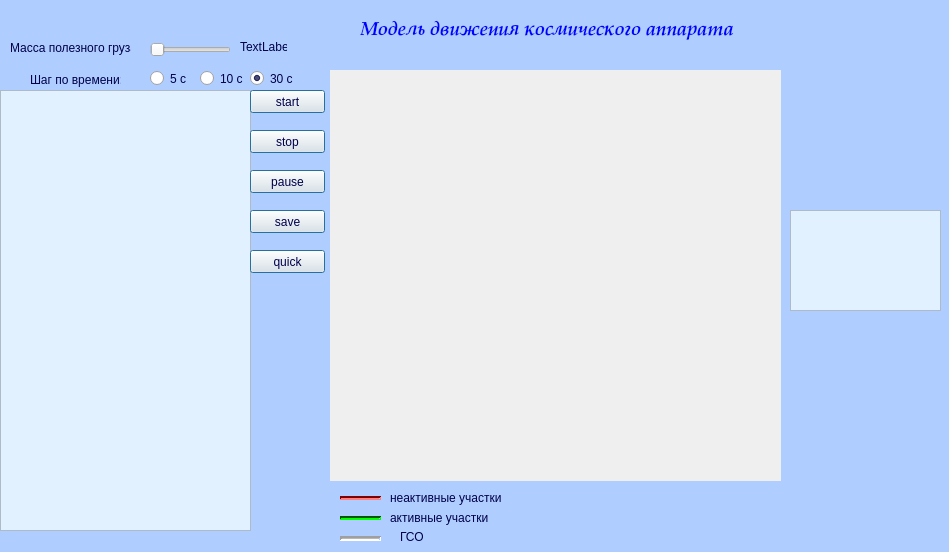
<?xml version="1.0" encoding="UTF-8"?>
<ui version="4.0">
 <class>pmy</class>
 <widget class="QWidget" name="pmy">
  <property name="geometry">
   <rect>
    <x>0</x>
    <y>0</y>
    <width>949</width>
    <height>552</height>
   </rect>
  </property>
  <property name="palette">
   <palette>
    <active>
     <colorrole role="Button">
      <brush brushstyle="SolidPattern">
       <color alpha="255">
        <red>175</red>
        <green>206</green>
        <blue>255</blue>
       </color>
      </brush>
     </colorrole>
     <colorrole role="Light">
      <brush brushstyle="SolidPattern">
       <color alpha="255">
        <red>190</red>
        <green>238</green>
        <blue>255</blue>
       </color>
      </brush>
     </colorrole>
     <colorrole role="Midlight">
      <brush brushstyle="SolidPattern">
       <color alpha="255">
        <red>184</red>
        <green>222</green>
        <blue>227</blue>
       </color>
      </brush>
     </colorrole>
     <colorrole role="Base">
      <brush brushstyle="SolidPattern">
       <color alpha="255">
        <red>175</red>
        <green>206</green>
        <blue>255</blue>
       </color>
      </brush>
     </colorrole>
     <colorrole role="Window">
      <brush brushstyle="SolidPattern">
       <color alpha="255">
        <red>175</red>
        <green>206</green>
        <blue>255</blue>
       </color>
      </brush>
     </colorrole>
     <colorrole role="HighlightedText">
      <brush brushstyle="SolidPattern">
       <color alpha="255">
        <red>212</red>
        <green>255</green>
        <blue>255</blue>
       </color>
      </brush>
     </colorrole>
     <colorrole role="AlternateBase">
      <brush brushstyle="SolidPattern">
       <color alpha="255">
        <red>216</red>
        <green>239</green>
        <blue>246</blue>
       </color>
      </brush>
     </colorrole>
     <colorrole role="ToolTipBase">
      <brush brushstyle="SolidPattern">
       <color alpha="255">
        <red>216</red>
        <green>255</green>
        <blue>253</blue>
       </color>
      </brush>
     </colorrole>
    </active>
    <inactive>
     <colorrole role="Button">
      <brush brushstyle="SolidPattern">
       <color alpha="255">
        <red>175</red>
        <green>206</green>
        <blue>255</blue>
       </color>
      </brush>
     </colorrole>
     <colorrole role="Light">
      <brush brushstyle="SolidPattern">
       <color alpha="255">
        <red>190</red>
        <green>238</green>
        <blue>255</blue>
       </color>
      </brush>
     </colorrole>
     <colorrole role="Midlight">
      <brush brushstyle="SolidPattern">
       <color alpha="255">
        <red>184</red>
        <green>222</green>
        <blue>227</blue>
       </color>
      </brush>
     </colorrole>
     <colorrole role="Base">
      <brush brushstyle="SolidPattern">
       <color alpha="255">
        <red>175</red>
        <green>206</green>
        <blue>255</blue>
       </color>
      </brush>
     </colorrole>
     <colorrole role="Window">
      <brush brushstyle="SolidPattern">
       <color alpha="255">
        <red>175</red>
        <green>206</green>
        <blue>255</blue>
       </color>
      </brush>
     </colorrole>
     <colorrole role="HighlightedText">
      <brush brushstyle="SolidPattern">
       <color alpha="255">
        <red>212</red>
        <green>255</green>
        <blue>255</blue>
       </color>
      </brush>
     </colorrole>
     <colorrole role="AlternateBase">
      <brush brushstyle="SolidPattern">
       <color alpha="255">
        <red>216</red>
        <green>239</green>
        <blue>246</blue>
       </color>
      </brush>
     </colorrole>
     <colorrole role="ToolTipBase">
      <brush brushstyle="SolidPattern">
       <color alpha="255">
        <red>216</red>
        <green>255</green>
        <blue>253</blue>
       </color>
      </brush>
     </colorrole>
    </inactive>
    <disabled>
     <colorrole role="Button">
      <brush brushstyle="SolidPattern">
       <color alpha="255">
        <red>175</red>
        <green>206</green>
        <blue>255</blue>
       </color>
      </brush>
     </colorrole>
     <colorrole role="Light">
      <brush brushstyle="SolidPattern">
       <color alpha="255">
        <red>190</red>
        <green>238</green>
        <blue>255</blue>
       </color>
      </brush>
     </colorrole>
     <colorrole role="Midlight">
      <brush brushstyle="SolidPattern">
       <color alpha="255">
        <red>184</red>
        <green>222</green>
        <blue>227</blue>
       </color>
      </brush>
     </colorrole>
     <colorrole role="Base">
      <brush brushstyle="SolidPattern">
       <color alpha="255">
        <red>175</red>
        <green>206</green>
        <blue>255</blue>
       </color>
      </brush>
     </colorrole>
     <colorrole role="Window">
      <brush brushstyle="SolidPattern">
       <color alpha="255">
        <red>175</red>
        <green>206</green>
        <blue>255</blue>
       </color>
      </brush>
     </colorrole>
     <colorrole role="HighlightedText">
      <brush brushstyle="SolidPattern">
       <color alpha="255">
        <red>212</red>
        <green>255</green>
        <blue>255</blue>
       </color>
      </brush>
     </colorrole>
     <colorrole role="AlternateBase">
      <brush brushstyle="SolidPattern">
       <color alpha="255">
        <red>216</red>
        <green>239</green>
        <blue>246</blue>
       </color>
      </brush>
     </colorrole>
     <colorrole role="ToolTipBase">
      <brush brushstyle="SolidPattern">
       <color alpha="255">
        <red>216</red>
        <green>255</green>
        <blue>253</blue>
       </color>
      </brush>
     </colorrole>
    </disabled>
   </palette>
  </property>
  <property name="windowTitle">
   <string>pmy</string>
  </property>
  <property name="autoFillBackground">
   <bool>false</bool>
  </property>
  <property name="styleSheet">
   <string notr="true">QWidget#pmy {background-color:rgb(175, 206, 255)}
QLabel,QRadioButton,QPushButton{ color:rgb(0, 0, 75)}
QPushButton,QSlider,QRadioButton{}
QTextEdit{
	background-color:rgb(226, 241, 255)}

</string>
  </property>
  <widget class="QTextEdit" name="textlog">
   <property name="geometry">
    <rect>
     <x>0</x>
     <y>90</y>
     <width>251</width>
     <height>441</height>
    </rect>
   </property>
  </widget>
  <widget class="QLabel" name="label_1">
   <property name="geometry">
    <rect>
     <x>10</x>
     <y>40</y>
     <width>121</width>
     <height>16</height>
    </rect>
   </property>
   <property name="text">
    <string>Масса полезного груза:</string>
   </property>
  </widget>
  <widget class="QPainterWidget" name="pwidget1" native="true">
   <property name="geometry">
    <rect>
     <x>330</x>
     <y>70</y>
     <width>451</width>
     <height>411</height>
    </rect>
   </property>
   <property name="sizePolicy">
    <sizepolicy hsizetype="Preferred" vsizetype="Preferred">
     <horstretch>0</horstretch>
     <verstretch>0</verstretch>
    </sizepolicy>
   </property>
   <property name="minimumSize">
    <size>
     <width>0</width>
     <height>0</height>
    </size>
   </property>
   <property name="baseSize">
    <size>
     <width>0</width>
     <height>0</height>
    </size>
   </property>
   <property name="autoFillBackground">
    <bool>true</bool>
   </property>
   <property name="styleSheet">
    <string notr="true"/>
   </property>
  </widget>
  <widget class="QLabel" name="label_2">
   <property name="geometry">
    <rect>
     <x>360</x>
     <y>20</y>
     <width>431</width>
     <height>21</height>
    </rect>
   </property>
   <property name="font">
    <font>
     <family>Palatino Linotype</family>
     <pointsize>14</pointsize>
     <weight>75</weight>
     <italic>true</italic>
     <bold>true</bold>
    </font>
   </property>
   <property name="styleSheet">
    <string notr="true">color: rgb(0, 0, 255);</string>
   </property>
   <property name="text">
    <string>Модель движения космического аппарата</string>
   </property>
  </widget>
  <widget class="QPushButton" name="startButton">
   <property name="geometry">
    <rect>
     <x>250</x>
     <y>90</y>
     <width>75</width>
     <height>23</height>
    </rect>
   </property>
   <property name="text">
    <string>start</string>
   </property>
   <property name="default">
    <bool>true</bool>
   </property>
  </widget>
  <widget class="QPushButton" name="stopButton">
   <property name="geometry">
    <rect>
     <x>250</x>
     <y>130</y>
     <width>75</width>
     <height>23</height>
    </rect>
   </property>
   <property name="text">
    <string>stop</string>
   </property>
   <property name="default">
    <bool>true</bool>
   </property>
  </widget>
  <widget class="QPushButton" name="pauseButton">
   <property name="geometry">
    <rect>
     <x>250</x>
     <y>170</y>
     <width>75</width>
     <height>23</height>
    </rect>
   </property>
   <property name="text">
    <string>pause</string>
   </property>
   <property name="autoDefault">
    <bool>true</bool>
   </property>
   <property name="default">
    <bool>true</bool>
   </property>
  </widget>
  <widget class="Line" name="line">
   <property name="geometry">
    <rect>
     <x>340</x>
     <y>530</y>
     <width>41</width>
     <height>16</height>
    </rect>
   </property>
   <property name="acceptDrops">
    <bool>true</bool>
   </property>
   <property name="styleSheet">
    <string notr="true">Style: DotLine;
color: rgb(24, 66, 255);</string>
   </property>
   <property name="lineWidth">
    <number>2</number>
   </property>
   <property name="midLineWidth">
    <number>1</number>
   </property>
   <property name="orientation">
    <enum>Qt::Horizontal</enum>
   </property>
  </widget>
  <widget class="Line" name="line_2">
   <property name="geometry">
    <rect>
     <x>340</x>
     <y>490</y>
     <width>41</width>
     <height>16</height>
    </rect>
   </property>
   <property name="palette">
    <palette>
     <active>
      <colorrole role="WindowText">
       <brush brushstyle="SolidPattern">
        <color alpha="255">
         <red>0</red>
         <green>0</green>
         <blue>0</blue>
        </color>
       </brush>
      </colorrole>
      <colorrole role="Button">
       <brush brushstyle="SolidPattern">
        <color alpha="255">
         <red>255</red>
         <green>0</green>
         <blue>0</blue>
        </color>
       </brush>
      </colorrole>
      <colorrole role="Light">
       <brush brushstyle="SolidPattern">
        <color alpha="255">
         <red>255</red>
         <green>127</green>
         <blue>127</blue>
        </color>
       </brush>
      </colorrole>
      <colorrole role="Midlight">
       <brush brushstyle="SolidPattern">
        <color alpha="255">
         <red>255</red>
         <green>63</green>
         <blue>63</blue>
        </color>
       </brush>
      </colorrole>
      <colorrole role="Dark">
       <brush brushstyle="SolidPattern">
        <color alpha="255">
         <red>127</red>
         <green>0</green>
         <blue>0</blue>
        </color>
       </brush>
      </colorrole>
      <colorrole role="Mid">
       <brush brushstyle="SolidPattern">
        <color alpha="255">
         <red>170</red>
         <green>0</green>
         <blue>0</blue>
        </color>
       </brush>
      </colorrole>
      <colorrole role="Text">
       <brush brushstyle="SolidPattern">
        <color alpha="255">
         <red>0</red>
         <green>0</green>
         <blue>0</blue>
        </color>
       </brush>
      </colorrole>
      <colorrole role="BrightText">
       <brush brushstyle="SolidPattern">
        <color alpha="255">
         <red>255</red>
         <green>255</green>
         <blue>255</blue>
        </color>
       </brush>
      </colorrole>
      <colorrole role="ButtonText">
       <brush brushstyle="SolidPattern">
        <color alpha="255">
         <red>0</red>
         <green>0</green>
         <blue>0</blue>
        </color>
       </brush>
      </colorrole>
      <colorrole role="Base">
       <brush brushstyle="SolidPattern">
        <color alpha="255">
         <red>255</red>
         <green>255</green>
         <blue>255</blue>
        </color>
       </brush>
      </colorrole>
      <colorrole role="Window">
       <brush brushstyle="SolidPattern">
        <color alpha="255">
         <red>255</red>
         <green>0</green>
         <blue>0</blue>
        </color>
       </brush>
      </colorrole>
      <colorrole role="Shadow">
       <brush brushstyle="SolidPattern">
        <color alpha="255">
         <red>0</red>
         <green>0</green>
         <blue>0</blue>
        </color>
       </brush>
      </colorrole>
      <colorrole role="AlternateBase">
       <brush brushstyle="SolidPattern">
        <color alpha="255">
         <red>255</red>
         <green>127</green>
         <blue>127</blue>
        </color>
       </brush>
      </colorrole>
      <colorrole role="ToolTipBase">
       <brush brushstyle="SolidPattern">
        <color alpha="255">
         <red>255</red>
         <green>255</green>
         <blue>220</blue>
        </color>
       </brush>
      </colorrole>
      <colorrole role="ToolTipText">
       <brush brushstyle="SolidPattern">
        <color alpha="255">
         <red>0</red>
         <green>0</green>
         <blue>0</blue>
        </color>
       </brush>
      </colorrole>
     </active>
     <inactive>
      <colorrole role="WindowText">
       <brush brushstyle="SolidPattern">
        <color alpha="255">
         <red>0</red>
         <green>0</green>
         <blue>0</blue>
        </color>
       </brush>
      </colorrole>
      <colorrole role="Button">
       <brush brushstyle="SolidPattern">
        <color alpha="255">
         <red>255</red>
         <green>0</green>
         <blue>0</blue>
        </color>
       </brush>
      </colorrole>
      <colorrole role="Light">
       <brush brushstyle="SolidPattern">
        <color alpha="255">
         <red>255</red>
         <green>127</green>
         <blue>127</blue>
        </color>
       </brush>
      </colorrole>
      <colorrole role="Midlight">
       <brush brushstyle="SolidPattern">
        <color alpha="255">
         <red>255</red>
         <green>63</green>
         <blue>63</blue>
        </color>
       </brush>
      </colorrole>
      <colorrole role="Dark">
       <brush brushstyle="SolidPattern">
        <color alpha="255">
         <red>127</red>
         <green>0</green>
         <blue>0</blue>
        </color>
       </brush>
      </colorrole>
      <colorrole role="Mid">
       <brush brushstyle="SolidPattern">
        <color alpha="255">
         <red>170</red>
         <green>0</green>
         <blue>0</blue>
        </color>
       </brush>
      </colorrole>
      <colorrole role="Text">
       <brush brushstyle="SolidPattern">
        <color alpha="255">
         <red>0</red>
         <green>0</green>
         <blue>0</blue>
        </color>
       </brush>
      </colorrole>
      <colorrole role="BrightText">
       <brush brushstyle="SolidPattern">
        <color alpha="255">
         <red>255</red>
         <green>255</green>
         <blue>255</blue>
        </color>
       </brush>
      </colorrole>
      <colorrole role="ButtonText">
       <brush brushstyle="SolidPattern">
        <color alpha="255">
         <red>0</red>
         <green>0</green>
         <blue>0</blue>
        </color>
       </brush>
      </colorrole>
      <colorrole role="Base">
       <brush brushstyle="SolidPattern">
        <color alpha="255">
         <red>255</red>
         <green>255</green>
         <blue>255</blue>
        </color>
       </brush>
      </colorrole>
      <colorrole role="Window">
       <brush brushstyle="SolidPattern">
        <color alpha="255">
         <red>255</red>
         <green>0</green>
         <blue>0</blue>
        </color>
       </brush>
      </colorrole>
      <colorrole role="Shadow">
       <brush brushstyle="SolidPattern">
        <color alpha="255">
         <red>0</red>
         <green>0</green>
         <blue>0</blue>
        </color>
       </brush>
      </colorrole>
      <colorrole role="AlternateBase">
       <brush brushstyle="SolidPattern">
        <color alpha="255">
         <red>255</red>
         <green>127</green>
         <blue>127</blue>
        </color>
       </brush>
      </colorrole>
      <colorrole role="ToolTipBase">
       <brush brushstyle="SolidPattern">
        <color alpha="255">
         <red>255</red>
         <green>255</green>
         <blue>220</blue>
        </color>
       </brush>
      </colorrole>
      <colorrole role="ToolTipText">
       <brush brushstyle="SolidPattern">
        <color alpha="255">
         <red>0</red>
         <green>0</green>
         <blue>0</blue>
        </color>
       </brush>
      </colorrole>
     </inactive>
     <disabled>
      <colorrole role="WindowText">
       <brush brushstyle="SolidPattern">
        <color alpha="255">
         <red>127</red>
         <green>0</green>
         <blue>0</blue>
        </color>
       </brush>
      </colorrole>
      <colorrole role="Button">
       <brush brushstyle="SolidPattern">
        <color alpha="255">
         <red>255</red>
         <green>0</green>
         <blue>0</blue>
        </color>
       </brush>
      </colorrole>
      <colorrole role="Light">
       <brush brushstyle="SolidPattern">
        <color alpha="255">
         <red>255</red>
         <green>127</green>
         <blue>127</blue>
        </color>
       </brush>
      </colorrole>
      <colorrole role="Midlight">
       <brush brushstyle="SolidPattern">
        <color alpha="255">
         <red>255</red>
         <green>63</green>
         <blue>63</blue>
        </color>
       </brush>
      </colorrole>
      <colorrole role="Dark">
       <brush brushstyle="SolidPattern">
        <color alpha="255">
         <red>127</red>
         <green>0</green>
         <blue>0</blue>
        </color>
       </brush>
      </colorrole>
      <colorrole role="Mid">
       <brush brushstyle="SolidPattern">
        <color alpha="255">
         <red>170</red>
         <green>0</green>
         <blue>0</blue>
        </color>
       </brush>
      </colorrole>
      <colorrole role="Text">
       <brush brushstyle="SolidPattern">
        <color alpha="255">
         <red>127</red>
         <green>0</green>
         <blue>0</blue>
        </color>
       </brush>
      </colorrole>
      <colorrole role="BrightText">
       <brush brushstyle="SolidPattern">
        <color alpha="255">
         <red>255</red>
         <green>255</green>
         <blue>255</blue>
        </color>
       </brush>
      </colorrole>
      <colorrole role="ButtonText">
       <brush brushstyle="SolidPattern">
        <color alpha="255">
         <red>127</red>
         <green>0</green>
         <blue>0</blue>
        </color>
       </brush>
      </colorrole>
      <colorrole role="Base">
       <brush brushstyle="SolidPattern">
        <color alpha="255">
         <red>255</red>
         <green>0</green>
         <blue>0</blue>
        </color>
       </brush>
      </colorrole>
      <colorrole role="Window">
       <brush brushstyle="SolidPattern">
        <color alpha="255">
         <red>255</red>
         <green>0</green>
         <blue>0</blue>
        </color>
       </brush>
      </colorrole>
      <colorrole role="Shadow">
       <brush brushstyle="SolidPattern">
        <color alpha="255">
         <red>0</red>
         <green>0</green>
         <blue>0</blue>
        </color>
       </brush>
      </colorrole>
      <colorrole role="AlternateBase">
       <brush brushstyle="SolidPattern">
        <color alpha="255">
         <red>255</red>
         <green>0</green>
         <blue>0</blue>
        </color>
       </brush>
      </colorrole>
      <colorrole role="ToolTipBase">
       <brush brushstyle="SolidPattern">
        <color alpha="255">
         <red>255</red>
         <green>255</green>
         <blue>220</blue>
        </color>
       </brush>
      </colorrole>
      <colorrole role="ToolTipText">
       <brush brushstyle="SolidPattern">
        <color alpha="255">
         <red>0</red>
         <green>0</green>
         <blue>0</blue>
        </color>
       </brush>
      </colorrole>
     </disabled>
    </palette>
   </property>
   <property name="lineWidth">
    <number>2</number>
   </property>
   <property name="orientation">
    <enum>Qt::Horizontal</enum>
   </property>
  </widget>
  <widget class="Line" name="line_3">
   <property name="geometry">
    <rect>
     <x>340</x>
     <y>510</y>
     <width>41</width>
     <height>16</height>
    </rect>
   </property>
   <property name="palette">
    <palette>
     <active>
      <colorrole role="WindowText">
       <brush brushstyle="SolidPattern">
        <color alpha="255">
         <red>0</red>
         <green>0</green>
         <blue>0</blue>
        </color>
       </brush>
      </colorrole>
      <colorrole role="Button">
       <brush brushstyle="SolidPattern">
        <color alpha="255">
         <red>0</red>
         <green>170</green>
         <blue>0</blue>
        </color>
       </brush>
      </colorrole>
      <colorrole role="Light">
       <brush brushstyle="SolidPattern">
        <color alpha="255">
         <red>0</red>
         <green>255</green>
         <blue>0</blue>
        </color>
       </brush>
      </colorrole>
      <colorrole role="Midlight">
       <brush brushstyle="SolidPattern">
        <color alpha="255">
         <red>0</red>
         <green>212</green>
         <blue>0</blue>
        </color>
       </brush>
      </colorrole>
      <colorrole role="Dark">
       <brush brushstyle="SolidPattern">
        <color alpha="255">
         <red>0</red>
         <green>85</green>
         <blue>0</blue>
        </color>
       </brush>
      </colorrole>
      <colorrole role="Mid">
       <brush brushstyle="SolidPattern">
        <color alpha="255">
         <red>0</red>
         <green>113</green>
         <blue>0</blue>
        </color>
       </brush>
      </colorrole>
      <colorrole role="Text">
       <brush brushstyle="SolidPattern">
        <color alpha="255">
         <red>0</red>
         <green>0</green>
         <blue>0</blue>
        </color>
       </brush>
      </colorrole>
      <colorrole role="BrightText">
       <brush brushstyle="SolidPattern">
        <color alpha="255">
         <red>255</red>
         <green>255</green>
         <blue>255</blue>
        </color>
       </brush>
      </colorrole>
      <colorrole role="ButtonText">
       <brush brushstyle="SolidPattern">
        <color alpha="255">
         <red>0</red>
         <green>0</green>
         <blue>0</blue>
        </color>
       </brush>
      </colorrole>
      <colorrole role="Base">
       <brush brushstyle="SolidPattern">
        <color alpha="255">
         <red>255</red>
         <green>255</green>
         <blue>255</blue>
        </color>
       </brush>
      </colorrole>
      <colorrole role="Window">
       <brush brushstyle="SolidPattern">
        <color alpha="255">
         <red>0</red>
         <green>170</green>
         <blue>0</blue>
        </color>
       </brush>
      </colorrole>
      <colorrole role="Shadow">
       <brush brushstyle="SolidPattern">
        <color alpha="255">
         <red>0</red>
         <green>0</green>
         <blue>0</blue>
        </color>
       </brush>
      </colorrole>
      <colorrole role="AlternateBase">
       <brush brushstyle="SolidPattern">
        <color alpha="255">
         <red>127</red>
         <green>212</green>
         <blue>127</blue>
        </color>
       </brush>
      </colorrole>
      <colorrole role="ToolTipBase">
       <brush brushstyle="SolidPattern">
        <color alpha="255">
         <red>255</red>
         <green>255</green>
         <blue>220</blue>
        </color>
       </brush>
      </colorrole>
      <colorrole role="ToolTipText">
       <brush brushstyle="SolidPattern">
        <color alpha="255">
         <red>0</red>
         <green>0</green>
         <blue>0</blue>
        </color>
       </brush>
      </colorrole>
     </active>
     <inactive>
      <colorrole role="WindowText">
       <brush brushstyle="SolidPattern">
        <color alpha="255">
         <red>0</red>
         <green>0</green>
         <blue>0</blue>
        </color>
       </brush>
      </colorrole>
      <colorrole role="Button">
       <brush brushstyle="SolidPattern">
        <color alpha="255">
         <red>0</red>
         <green>170</green>
         <blue>0</blue>
        </color>
       </brush>
      </colorrole>
      <colorrole role="Light">
       <brush brushstyle="SolidPattern">
        <color alpha="255">
         <red>0</red>
         <green>255</green>
         <blue>0</blue>
        </color>
       </brush>
      </colorrole>
      <colorrole role="Midlight">
       <brush brushstyle="SolidPattern">
        <color alpha="255">
         <red>0</red>
         <green>212</green>
         <blue>0</blue>
        </color>
       </brush>
      </colorrole>
      <colorrole role="Dark">
       <brush brushstyle="SolidPattern">
        <color alpha="255">
         <red>0</red>
         <green>85</green>
         <blue>0</blue>
        </color>
       </brush>
      </colorrole>
      <colorrole role="Mid">
       <brush brushstyle="SolidPattern">
        <color alpha="255">
         <red>0</red>
         <green>113</green>
         <blue>0</blue>
        </color>
       </brush>
      </colorrole>
      <colorrole role="Text">
       <brush brushstyle="SolidPattern">
        <color alpha="255">
         <red>0</red>
         <green>0</green>
         <blue>0</blue>
        </color>
       </brush>
      </colorrole>
      <colorrole role="BrightText">
       <brush brushstyle="SolidPattern">
        <color alpha="255">
         <red>255</red>
         <green>255</green>
         <blue>255</blue>
        </color>
       </brush>
      </colorrole>
      <colorrole role="ButtonText">
       <brush brushstyle="SolidPattern">
        <color alpha="255">
         <red>0</red>
         <green>0</green>
         <blue>0</blue>
        </color>
       </brush>
      </colorrole>
      <colorrole role="Base">
       <brush brushstyle="SolidPattern">
        <color alpha="255">
         <red>255</red>
         <green>255</green>
         <blue>255</blue>
        </color>
       </brush>
      </colorrole>
      <colorrole role="Window">
       <brush brushstyle="SolidPattern">
        <color alpha="255">
         <red>0</red>
         <green>170</green>
         <blue>0</blue>
        </color>
       </brush>
      </colorrole>
      <colorrole role="Shadow">
       <brush brushstyle="SolidPattern">
        <color alpha="255">
         <red>0</red>
         <green>0</green>
         <blue>0</blue>
        </color>
       </brush>
      </colorrole>
      <colorrole role="AlternateBase">
       <brush brushstyle="SolidPattern">
        <color alpha="255">
         <red>127</red>
         <green>212</green>
         <blue>127</blue>
        </color>
       </brush>
      </colorrole>
      <colorrole role="ToolTipBase">
       <brush brushstyle="SolidPattern">
        <color alpha="255">
         <red>255</red>
         <green>255</green>
         <blue>220</blue>
        </color>
       </brush>
      </colorrole>
      <colorrole role="ToolTipText">
       <brush brushstyle="SolidPattern">
        <color alpha="255">
         <red>0</red>
         <green>0</green>
         <blue>0</blue>
        </color>
       </brush>
      </colorrole>
     </inactive>
     <disabled>
      <colorrole role="WindowText">
       <brush brushstyle="SolidPattern">
        <color alpha="255">
         <red>0</red>
         <green>85</green>
         <blue>0</blue>
        </color>
       </brush>
      </colorrole>
      <colorrole role="Button">
       <brush brushstyle="SolidPattern">
        <color alpha="255">
         <red>0</red>
         <green>170</green>
         <blue>0</blue>
        </color>
       </brush>
      </colorrole>
      <colorrole role="Light">
       <brush brushstyle="SolidPattern">
        <color alpha="255">
         <red>0</red>
         <green>255</green>
         <blue>0</blue>
        </color>
       </brush>
      </colorrole>
      <colorrole role="Midlight">
       <brush brushstyle="SolidPattern">
        <color alpha="255">
         <red>0</red>
         <green>212</green>
         <blue>0</blue>
        </color>
       </brush>
      </colorrole>
      <colorrole role="Dark">
       <brush brushstyle="SolidPattern">
        <color alpha="255">
         <red>0</red>
         <green>85</green>
         <blue>0</blue>
        </color>
       </brush>
      </colorrole>
      <colorrole role="Mid">
       <brush brushstyle="SolidPattern">
        <color alpha="255">
         <red>0</red>
         <green>113</green>
         <blue>0</blue>
        </color>
       </brush>
      </colorrole>
      <colorrole role="Text">
       <brush brushstyle="SolidPattern">
        <color alpha="255">
         <red>0</red>
         <green>85</green>
         <blue>0</blue>
        </color>
       </brush>
      </colorrole>
      <colorrole role="BrightText">
       <brush brushstyle="SolidPattern">
        <color alpha="255">
         <red>255</red>
         <green>255</green>
         <blue>255</blue>
        </color>
       </brush>
      </colorrole>
      <colorrole role="ButtonText">
       <brush brushstyle="SolidPattern">
        <color alpha="255">
         <red>0</red>
         <green>85</green>
         <blue>0</blue>
        </color>
       </brush>
      </colorrole>
      <colorrole role="Base">
       <brush brushstyle="SolidPattern">
        <color alpha="255">
         <red>0</red>
         <green>170</green>
         <blue>0</blue>
        </color>
       </brush>
      </colorrole>
      <colorrole role="Window">
       <brush brushstyle="SolidPattern">
        <color alpha="255">
         <red>0</red>
         <green>170</green>
         <blue>0</blue>
        </color>
       </brush>
      </colorrole>
      <colorrole role="Shadow">
       <brush brushstyle="SolidPattern">
        <color alpha="255">
         <red>0</red>
         <green>0</green>
         <blue>0</blue>
        </color>
       </brush>
      </colorrole>
      <colorrole role="AlternateBase">
       <brush brushstyle="SolidPattern">
        <color alpha="255">
         <red>0</red>
         <green>170</green>
         <blue>0</blue>
        </color>
       </brush>
      </colorrole>
      <colorrole role="ToolTipBase">
       <brush brushstyle="SolidPattern">
        <color alpha="255">
         <red>255</red>
         <green>255</green>
         <blue>220</blue>
        </color>
       </brush>
      </colorrole>
      <colorrole role="ToolTipText">
       <brush brushstyle="SolidPattern">
        <color alpha="255">
         <red>0</red>
         <green>0</green>
         <blue>0</blue>
        </color>
       </brush>
      </colorrole>
     </disabled>
    </palette>
   </property>
   <property name="lineWidth">
    <number>2</number>
   </property>
   <property name="orientation">
    <enum>Qt::Horizontal</enum>
   </property>
  </widget>
  <widget class="QLabel" name="label_4">
   <property name="geometry">
    <rect>
     <x>400</x>
     <y>530</y>
     <width>47</width>
     <height>13</height>
    </rect>
   </property>
   <property name="text">
    <string>ГСО</string>
   </property>
  </widget>
  <widget class="QLabel" name="label_5">
   <property name="geometry">
    <rect>
     <x>390</x>
     <y>490</y>
     <width>111</width>
     <height>16</height>
    </rect>
   </property>
   <property name="text">
    <string>неактивные участки</string>
   </property>
  </widget>
  <widget class="QLabel" name="label_6">
   <property name="geometry">
    <rect>
     <x>390</x>
     <y>510</y>
     <width>101</width>
     <height>16</height>
    </rect>
   </property>
   <property name="text">
    <string>активные участки</string>
   </property>
  </widget>
  <widget class="QSlider" name="mslider">
   <property name="geometry">
    <rect>
     <x>150</x>
     <y>40</y>
     <width>81</width>
     <height>19</height>
    </rect>
   </property>
   <property name="orientation">
    <enum>Qt::Horizontal</enum>
   </property>
  </widget>
  <widget class="QLabel" name="label">
   <property name="geometry">
    <rect>
     <x>240</x>
     <y>40</y>
     <width>47</width>
     <height>13</height>
    </rect>
   </property>
   <property name="text">
    <string>TextLabel</string>
   </property>
  </widget>
  <widget class="QPushButton" name="saveButton">
   <property name="geometry">
    <rect>
     <x>250</x>
     <y>210</y>
     <width>75</width>
     <height>23</height>
    </rect>
   </property>
   <property name="autoFillBackground">
    <bool>false</bool>
   </property>
   <property name="styleSheet">
    <string notr="true"/>
   </property>
   <property name="text">
    <string>save</string>
   </property>
   <property name="autoDefault">
    <bool>true</bool>
   </property>
   <property name="default">
    <bool>true</bool>
   </property>
   <property name="flat">
    <bool>false</bool>
   </property>
  </widget>
  <widget class="QPushButton" name="quickButton">
   <property name="geometry">
    <rect>
     <x>250</x>
     <y>250</y>
     <width>75</width>
     <height>23</height>
    </rect>
   </property>
   <property name="text">
    <string>quick</string>
   </property>
   <property name="default">
    <bool>true</bool>
   </property>
  </widget>
  <widget class="QLabel" name="label_3">
   <property name="geometry">
    <rect>
     <x>30</x>
     <y>70</y>
     <width>91</width>
     <height>20</height>
    </rect>
   </property>
   <property name="text">
    <string>Шаг по времени:</string>
   </property>
  </widget>
  <widget class="QRadioButton" name="Button5">
   <property name="geometry">
    <rect>
     <x>150</x>
     <y>70</y>
     <width>41</width>
     <height>17</height>
    </rect>
   </property>
   <property name="text">
    <string>5 c</string>
   </property>
  </widget>
  <widget class="QRadioButton" name="Button10">
   <property name="geometry">
    <rect>
     <x>200</x>
     <y>70</y>
     <width>51</width>
     <height>17</height>
    </rect>
   </property>
   <property name="text">
    <string>10 c</string>
   </property>
  </widget>
  <widget class="QRadioButton" name="Button30">
   <property name="geometry">
    <rect>
     <x>250</x>
     <y>70</y>
     <width>82</width>
     <height>17</height>
    </rect>
   </property>
   <property name="text">
    <string>30 c</string>
   </property>
   <property name="checked">
    <bool>true</bool>
   </property>
  </widget>
  <widget class="QTextEdit" name="textEdit">
   <property name="geometry">
    <rect>
     <x>790</x>
     <y>210</y>
     <width>151</width>
     <height>101</height>
    </rect>
   </property>
  </widget>
 </widget>
 <layoutdefault spacing="6" margin="11"/>
 <customwidgets>
  <customwidget>
   <class>QPainterWidget</class>
   <extends>QWidget</extends>
   <header location="global">qpainterwidget.h</header>
   <container>1</container>
   <slots>
    <slot>ellips()</slot>
    <slot>rAngle()</slot>
    <slot>line()</slot>
    <slot>point()</slot>
   </slots>
  </customwidget>
 </customwidgets>
 <resources/>
 <connections/>
</ui>
